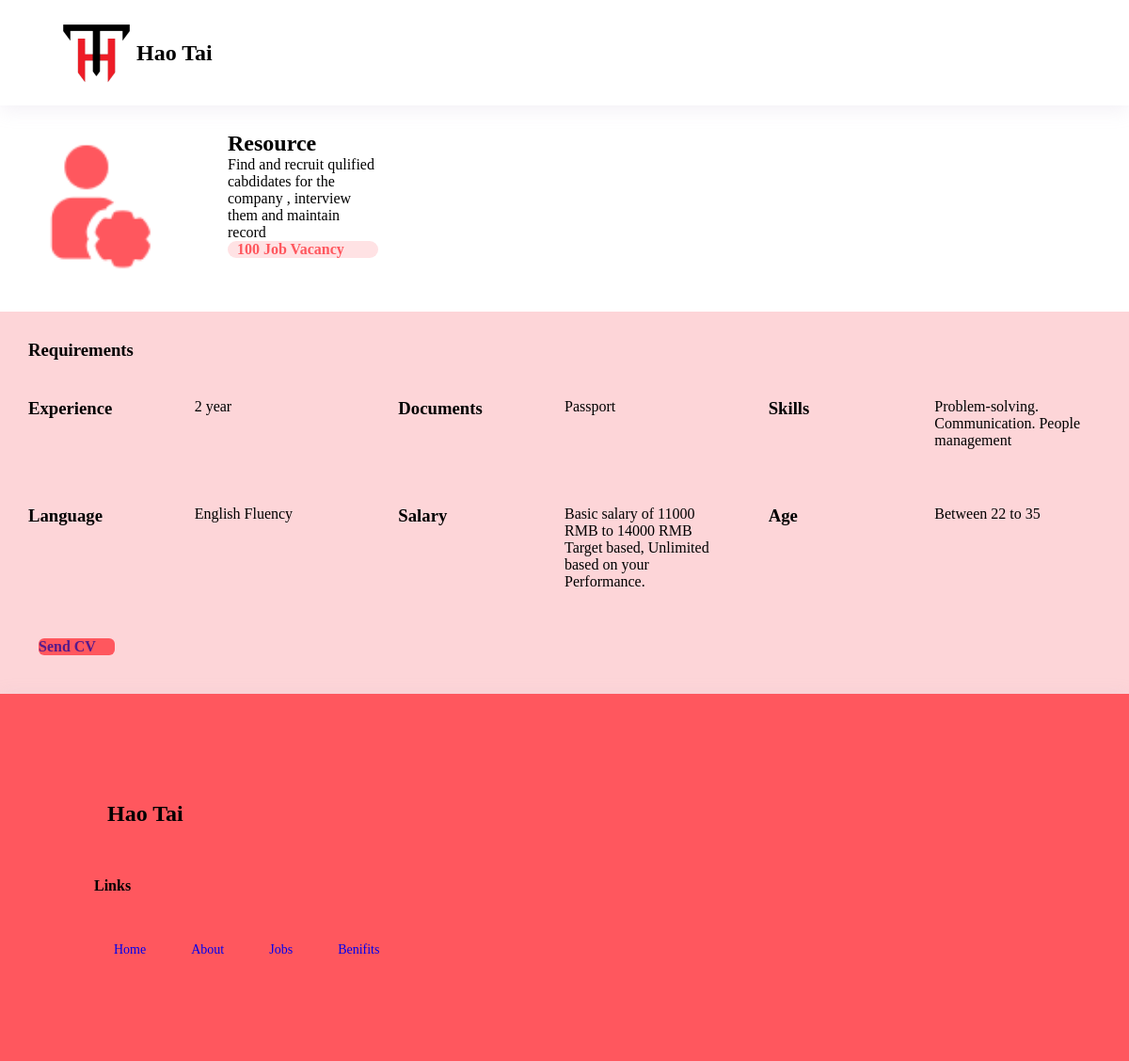
Screenshot of /benefits/2 with the database file from the repository.
### home/models.py (models this page shows)
class Jobsection(models.Model):
    images = models.ImageField(upload_to='Jobsection')
    title = models.CharField(max_length=200)
    descreption = models.TextField()
    vaccency = models.IntegerField()
    experience = models.TextField()
    document = models.TextField()
    skill = models.TextField()
    language = models.TextField()
    salary = models.TextField()
    age = models.TextField()
    Categories = models.ForeignKey('Categories', on_delete=models.CASCADE, related_name='jobs')
    def __str__(self):
        return self.title

### home/views.py (the view)
# urls.py: path('benefits/<int:id>', views.benefits,name = "benefits"),
def benefits(request,id):
    sect = Jobsection.objects.get(id=id)
    print(sect)
    context = {
        'sect':sect
    }
    return render(request, 'benefits.html',context)

### templates/benefits.html (shortened to what this page needs)
{%extends 'base.html'%}
{%load static%}
{%block content%}
    <section class="cateframes">
        <div class="box1">
            <div class="boximg">
                <img src={{sect.images.url}} alt="">
            </div>
             <div class="box0">
                 <h2 class="crypton">{{sect.title}}</h2>
                 <p>{{sect.descreption}}</p>
                 <a href="#"><h4 class="cl">{{sect.vaccency}} Job Vacancy</h4></a>
             </div>
        </div>
    </section>
    <section class="boxthree">
        <div class="benefits1">
            <h3>Requirements</h3>
        </div>
        <div class="boxthreefull">
            <div class="beforearrival">
                <div><h3>Experience</h3></div>
                <div>
                    <ul>
                        <li>{{sect.experience}}</li>
                    </ul>
                </div>
            </div>
            <div class="beforearrival">
                <div> <h3> Documents</h3> </div>
                <div>
                    <ul>
                        <li>{{sect.document}}</li>
                    </ul>
                </div>
            </div>
            <div class="beforearrival">
                <div> <h3>Skills</h3></div>
                <div>
                    <ul>
                        <li>{{sect.skill}}</li>
                    </ul>
                </div>
            </div>
        </div>
    </section>
    <section class="boxthree">
    <div class="boxthreefull">
        <div class="beforearrival">
            <div><h3>Language</h3></div>
            <div>
                <ul>
                    <li>{{sect.language}}</li>
                </ul>
            </div>
        </div>
        <div class="beforearrival">
            <div> <h3> Salary</h3> </div>
            <div>
                <ul>
                    <li>{{sect.salary}}</li>
                </ul>
            </div>
        </div>
        <div class="beforearrival">
            <div> <h3>Age</h3></div>
            <div>
                <ul>
                    <li>Between 22 to 35</li>
                </ul>
            </div>
        </div>
        <a href="" ><h4 class="sendcv"><b> Send CV </b></h4></a>
    </div>
    </section>
    {%endblock%}

### static/style.css (style rules this page uses)
* { margin: 0; padding: 0; }
a { text-decoration: none; }
.cateframes { display: grid; grid-template-columns: repeat(3 ,2fr); }
.cl { background: #FFE2E4; border-radius: 43px; width: 150px; color: #FF575E; padding-left:10px }
.boxthree { display: grid; background-color: #fdd5d8; padding: 86px; }
.benefits1 { margin: 10px; padding: 10px; }
.beforearrival { margin: 10px; padding: 10px; display: grid; grid-template-columns: repeat(2,1fr); }
.boxthreefull { display: grid; grid-template-columns: repeat(3,1fr); }
.beforearrival ul { list-style-image: url(./images/check.png); }
@media screen and (max-width:1880px) { .cateframes { width: 220px; } }

### static/job.css (style rules this page uses)
* { margin: 0; padding: 0; }
a { text-decoration: none; }
ul,li { list-style: none; }
.cateframes { display: grid; grid-template-columns: repeat(3 ,2fr); }
.cl { background: #FFE2E4; border-radius: 43px; width: 150px; color: #FF575E; padding-left:10px }

### static/about.css (style rules this page uses)
* { margin: 0; padding: 0; }
a { text-decoration: none; }
ul,li { list-style: none; }

### static/crypto.css (style rules this page uses)
* { margin: 0; padding: 0; }
a { text-decoration: none; }
ul,li { list-style: none; }
.box1 { display: grid; grid-template-columns: repeat(3,1fr); }
.cl { background: #FFE2E4; border-radius: 43px; width: 150px; color: #FF575E; padding-left:10px }
.sendcv { background-color: #FF575E; border-radius: 6px; width: 81px; margin: 31px; }
.box1 { display: flex; }
.box0 { margin: 26px; padding: 1px; }
.cl { width: 150px; color: #FF575E; padding-left:10px }
.boxthree { display: grid;; padding: 10px; }
.benefits1 { margin: 10px; padding: 10px; }
.beforearrival { margin: 10px; padding: 10px; }
.boxthreefull { display: grid; grid-template-columns: repeat(3,1fr); }
.boximg img { width: 149px; }
.boximg { margin: 33px; }

### rows the page displays
Jobsection: images (picture), title "Resource", descreption "Find and recruit qulified cabdidates for the company , interview them and maintain record", vaccency "100", experience "2 year", document "Passport", skill "Problem-solving. Communication. People management", language "English Fluency", salary "Basic salary of 11000 RMB to 14000 RMB Target based, Unlimited based on your Performance."
